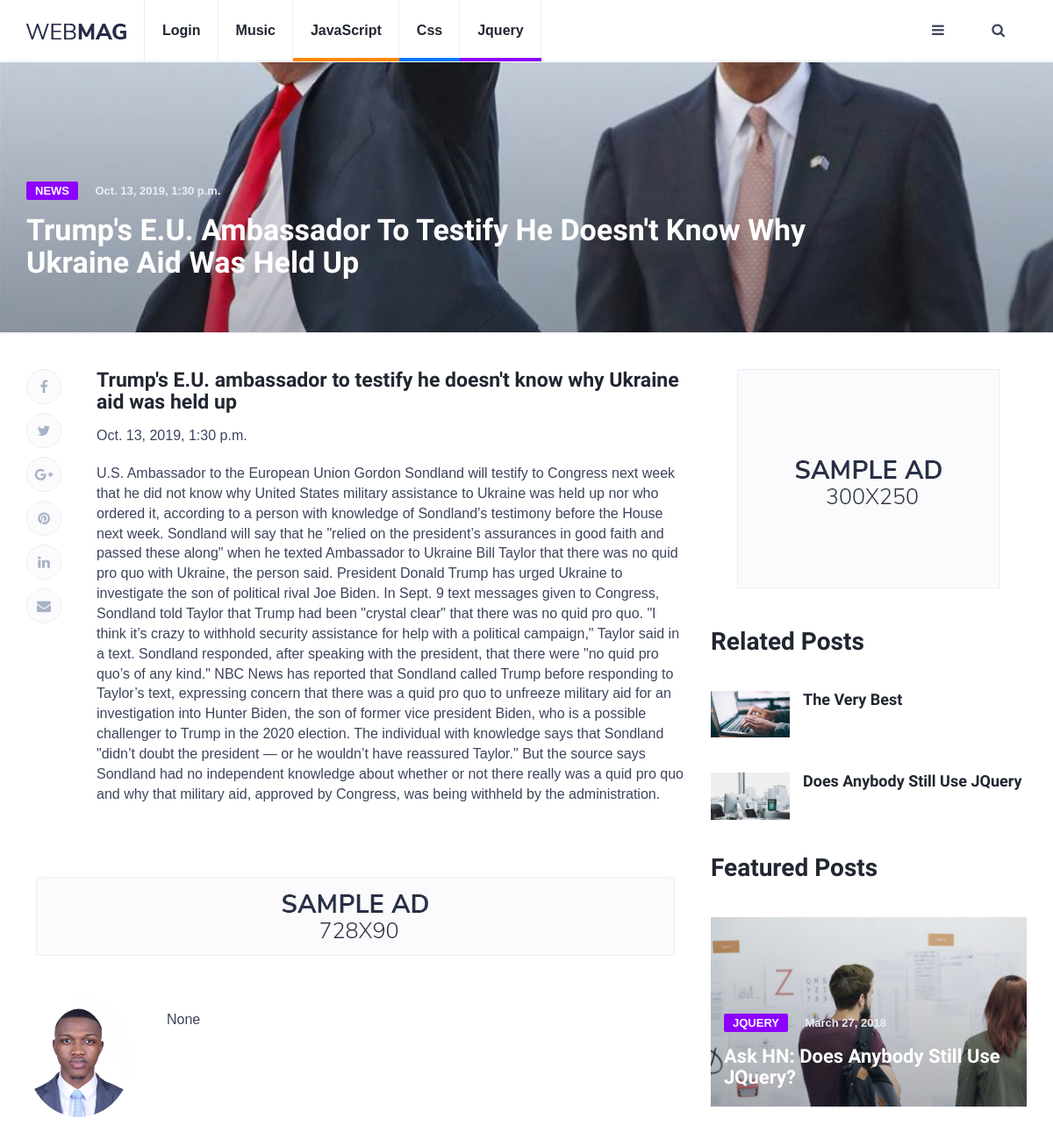
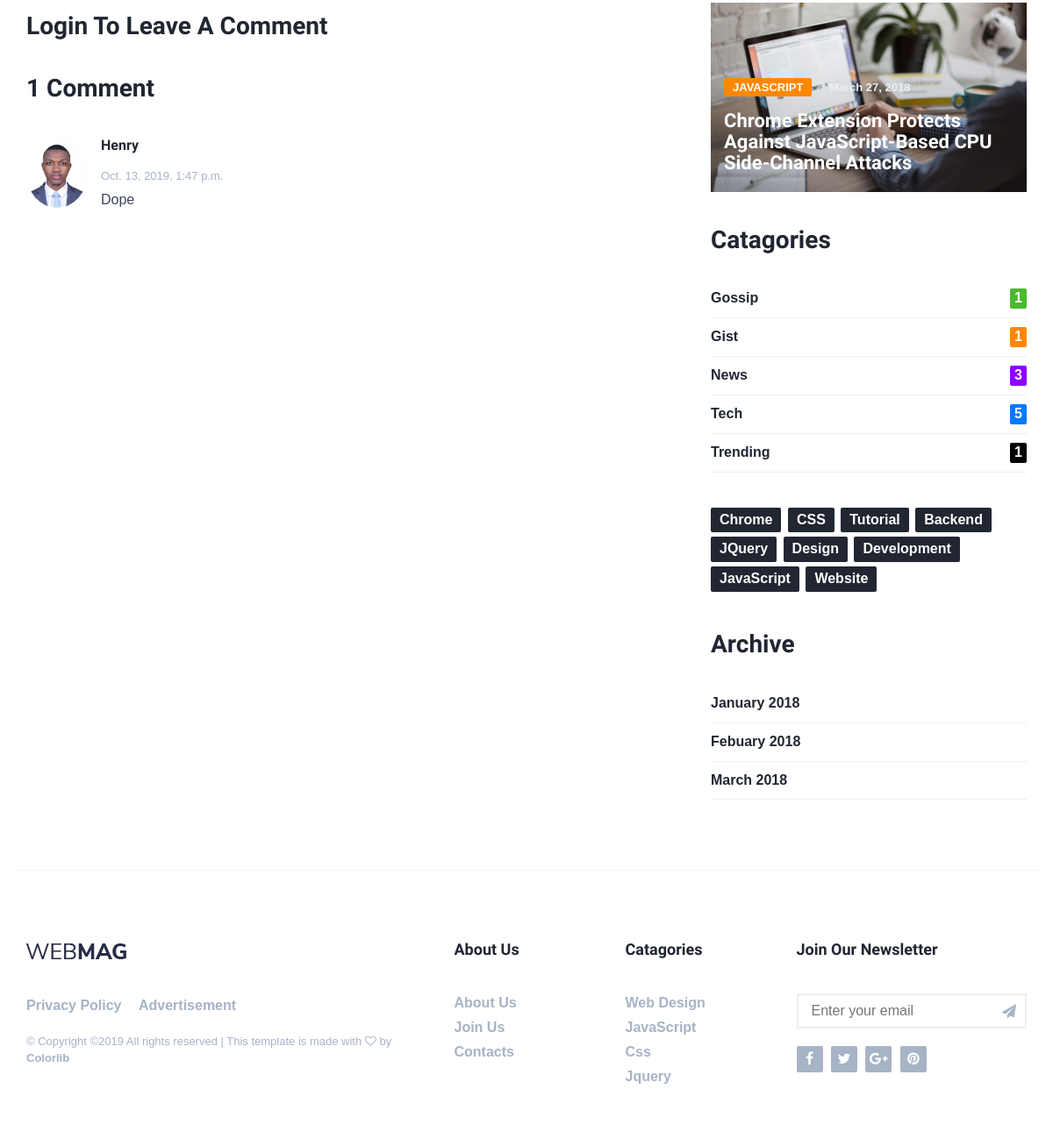
/post/trumps-eu-ambassador-to-testify-he-doesnt-know-why-ukraine-aid-was-held-up/, run on the app's committed database (2 pictures, top to bottom).
### blog/models.py (models this page shows, shortened)
class Post(models.Model):
    title = models.CharField(max_length=100)
    content = models.TextField()
    date_posted = models.DateTimeField(default=timezone.now)
    author = models.ForeignKey(User, on_delete=models.CASCADE)
    slug = models.SlugField(max_length=200, unique=True, null=True, blank=True)
    image = models.ImageField(upload_to=image_upload, null=True, blank=True, default='default.jpg')
    image_2 = models.ImageField(upload_to=image_upload, null=True, blank=True)
    category = models.ForeignKey(Hashtag, on_delete=models.CASCADE, null=True, blank=True)
    display_comment = models.BooleanField(default=True)

class Hashtag(models.Model):
    name = models.CharField(max_length=50, unique=True)
    slug = models.SlugField(max_length=100, unique=True, null=True, blank=True)
    def __str__(self):
        return self.name

class Comment(models.Model):
    blog = models.ForeignKey(Post, on_delete=models.CASCADE)
    user = models.ForeignKey(User, on_delete=models.CASCADE)
    message = models.TextField(max_length=500)
    usrimg = models.ForeignKey(UserImage, on_delete=models.CASCADE, null=True, blank=True)
    date_posted = models.DateTimeField(default=timezone.now)
    approved = models.BooleanField(default=True)

### users/models.py (models this page shows, shortened)
class UserImage(models.Model):
    author = models.OneToOneField(User, on_delete=models.CASCADE, null=True, default=True)
    myimage = models.ImageField(default='default.jpg', upload_to='profile_pics')

class Profile(models.Model):
    user = models.OneToOneField(User, on_delete=models.CASCADE)
    bio = models.TextField(max_length=500, null=True, blank=True)
    twitter = models.URLField(null=True, blank=True)
    instagram = models.URLField(null=True, blank=True)
    facebook = models.URLField(null=True, blank=True)

### blog/views.py (the view)
# urls.py: path('<slug>/', views.post_detail, name='post-detail'),
def post_detail(request, slug):
    objects = Post.objects.get(slug=slug)  # Get a specific post based on slug field
    posts = Post.objects.all().order_by('-date_posted') # All Posts
    side_posts = posts[:3] # Posts limited to 3
    com = Comment.objects.filter(blog=objects) # Get comments based on a specific post
    com_count = com.all() # All Comments for the specific Post.. If I was going to
    replycom = CommentReply.objects.filter(blog=objects) # comment reply related to a specific Post
    reply_count = replycom.all()
    form1 = CommentForm
    form2 = CommentReplyForm
    category = Hashtag.objects.all()
    com_count2 = com_count.count() # This is only here to show my students how we could do it differently
    related_posts = objects.category.post_set.all().order_by('-date_posted')[:5]
    search_list = ["fuck", "shit", "fucked", "fucking",
                   "mother fucker", "fuckyou", "fuckoff", "fuck-you", "fuck-u", "fuck-off",
                    "fucked", "shit", "asshole", "ass hole", "nigga",
                   "niggro", "ass", "ass-hole", "mother-fucker", "mother -fucker", "-fucker", "--fucker"
                   "---fucker", "-niggaz", "niggas", "niggaz", "bitch", "--bitch", "bitchass",
                   ] # List of words that should not be used whe n making a comment.
    for mess in com_count: # Checks for foul words in comments and deletes any comment found wanting..
        if any(c in mess.message.casefold() for c in search_list):
            mess.delete()
            messages.success(request, f'Your comment was deleted because it contained fowl words or language..')
    for mess in reply_count: # Checks for foul words in comments reply and deletes any comment found wanting..
        if any(c in mess.message.casefold() for c in search_list):
            mess.delete()
            messages.success(request, f'Your comment reply was deleted because it contained fowl words or language..')
    context = {
        'objects': objects,
        'side_posts': side_posts,
        'com': com,
        'replycom': replycom,
        'form1': form1,
        'form2': form2,
        'com_count2': com_count2, # This is only here to show my students how we could do it differently
        'url': "post-detail", # This is to differentiate between messages on post detail page from other pages in the base.html
        'category': category,
        'related_posts': related_posts,
        'reply_count': reply_count
    }
    if request.method == 'POST':
        if request.POST.get('whichcomment'):
            data3 = CommentReplyForm(request.POST) # Assigned CommentReplyForm to data3
            if data3.is_valid(): # if form is valid
                whichcomment = int(request.POST.get('whichcomment'))
                message = data3.cleaned_data['message']
                don = data3.save(commit=False)
                don.blog = objects
                don.user = User.objects.get(username=request.user.username)
                don.message = message
                don.whichcomment = Comment.objects.get(id=whichcomment)
                don.usrimg = UserImage.objects.get(author=don.user)
                don.save()
                return HttpResponseRedirect(reverse('post-detail', args=(), kwargs={'slug': slug}))
        else:
            data2 = CommentForm(request.POST)
            if data2.is_valid():
                blog = objects
                message = data2.cleaned_data['message']
                don = data2.save(commit=False)
                don.blog = objects
                don.user = User.objects.get(username=request.user.username)
                don.message = message
                don.usrimg = UserImage.objects.get(author=don.user)
                don.save()
                '''Comment.objects.create(
                    blog=data1,
                    user= User.objects.get(username=request.user.username),
                    message=message,
                    usrimg=UserImage.objects.get(author=user)

                ).save()'''
                return HttpResponseRedirect(reverse('post-detail', args=(), kwargs={'slug': slug}))
    else:
        return render(request, 'blog/post_detail.html', context)

### blog/templates/blog/post_detail.html (shortened to what this page needs)
{% extends "blog/base.html" %}
{% load static %}
{% block content %}
{% load widget_tweaks %}
			<div id="post-header" class="page-header">
				<div class="background-img" style="background-image: url({{ objects.image.url }});"></div>
				<div class="container">
					<div class="row">
						<div class="col-md-10">
							<div class="post-meta">
								<a class="post-category cat-{{ objects.category.id }}" href="{% url 'category-list' objects.category.slug %}">{{ objects.category }}</a>
								<span class="post-date">{{ objects.date_posted }}</span>
							</div>
							<h1>{{ objects.title }}</h1>
						</div>
					</div>
				</div>
			</div>
		</header>
		<div class="section">
			<div class="container">
				<div class="row">
					<div class="col-md-8">
						<div class="section-row sticky-container">
							<div class="main-post">
								<h3>{{ objects.title }}</h3>
                                <p>{{ objects.date_posted }}</p>
								<p>{{ objects.content }}</p>
                            <br>
							</div>
							<div class="post-shares sticky-shares">
								<a href="#" class="share-facebook"><i class="fa fa-facebook"></i></a>
								<a href="#" class="share-twitter"><i class="fa fa-twitter"></i></a>
								<a href="#" class="share-google-plus"><i class="fa fa-google-plus"></i></a>
								<a href="#" class="share-pinterest"><i class="fa fa-pinterest"></i></a>
								<a href="#" class="share-linkedin"><i class="fa fa-linkedin"></i></a>
								<a href="#"><i class="fa fa-envelope"></i></a>
							</div>
						</div>
						<div class="section-row text-center">
							<a href="#" style="display: inline-block;margin: auto;">
								<img class="img-responsive" src="{% static 'blog/./img/ad-2.jpg' %}" alt="">
							</a>
						</div>
						<div class="section-row">
							<div class="post-author">
								<div class="media">
									<div class="media-left">
										<img class="media-object" src="{{ objects.author.userimage.myimage.url }}" alt="">
									</div>
									<div class="media-body">
										<p>{{ objects.author.profile.bio }}</p>
									</div>
								</div>
							</div>
						</div>
                {% if objects.display_comment %}
                    {% if user.is_authenticated %}
						<div class="section-row">
							<div class="section-title">
								<h2>Leave a comment {{ user.username }}..</h2>
							</div>
					<form method="POST">
{% csrf_token %}
{% for field in form1.visible_fields %}
    <div class="form-group">
      {{ field.label_tag }}
      {% render_field field class="form-control" %}
    </div>
{% endfor %}
<button type="submit" class="btn btn-warning">Add Comment</button>
</form>
						</div>
                        {% else %}
                        	<div class="section-title">
                             <h2><a href="{% url 'login' %}">Login</a> to leave a comment</h2>
							</div>
						{% endif %}
                    {% include 'blog/partial_comment_list.html' %}
                                        {% else %}
                    <div class="section-title">
                     <h3>Comments have been disabled for this post..</h3>
                    </div>
        {% endif %}
					</div>
					<div class="col-md-4">
						<div class="aside-widget text-center">
							<a href="#" style="display: inline-block;margin: auto;">
								<img class="img-responsive" src="{% static 'blog/img/ad-1.jpg' %}" alt="">
							</a>
						</div>
						<div class="aside-widget">
							<div class="section-title">
								<h2>Related Posts</h2>
							</div>
                                    {% for post in related_posts %}
                                        {% if post.title != objects.title %}
							<div class="post post-widget">
								<a class="post-img" href="{% url 'post-detail' post.slug %}"><img src="{{ post.image.url }}" alt=""></a>
								<div class="post-body">
									<h3 class="post-title"><a href="{% url 'post-detail' post.slug %}">{{ post.title }}</a></h3>
								</div>
							</div>{% endif %}{% endfor %}
							</div>
						<div class="aside-widget">
							<div class="section-title">
								<h2>Featured Posts</h2>
							</div>
							<div class="post post-thumb">
								<a class="post-img" href="blog-post.html"><img src="{% static 'blog/img/post-2.jpg' %}" alt=""></a>
								<div class="post-body">
									<div class="post-meta">
										<a class="post-category cat-3" href="#">Jquery</a>
										<span class="post-date">March 27, 2018</span>
									</div>
									<h3 class="post-title"><a href="blog-post.html">Ask HN: Does Anybody Still Use JQuery?</a></h3>
								</div>
							</div>
							<div class="post post-thumb">
								<a class="post-img" href="blog-post.html"><img src="{% static 'blog/img/post-1.jpg' %}" alt=""></a>
								<div class="post-body">
									<div class="post-meta">
										<a class="post-category cat-2" href="#">JavaScript</a>
										<span class="post-date">March 27, 2018</span>
									</div>
									<h3 class="post-title"><a href="blog-post.html">Chrome Extension Protects Against JavaScript-Based CPU Side-Channel Attacks</a></h3>
								</div>
							</div>
						</div>
						<div class="aside-widget">
							<div class="section-title">
								<h2>Catagories</h2>
							</div>
							<div class="category-widget">
								<ul>
                                    {% for opt in category %}
									<li><a href="{% url 'category-list' opt.slug %}" class="cat-{{ opt.id }}">{{ opt.name }}<span>{{ opt.post_set.count}}</span></a></li>
                                    {% endfor %}
								</ul>
							</div>
						</div>
						<div class="aside-widget">
							<div class="tags-widget">
								<ul>
									<li><a href="#">Chrome</a></li>
									<li><a href="#">CSS</a></li>
									<li><a href="#">Tutorial</a></li>
									<li><a href="#">Backend</a></li>
									<li><a href="#">JQuery</a></li>
									<li><a href="#">Design</a></li>
									<li><a href="#">Development</a></li>
									<li><a href="#">JavaScript</a></li>
									<li><a href="#">Website</a></li>
								</ul>
							</div>
						</div>
						<div class="aside-widget">
							<div class="section-title">
								<h2>Archive</h2>
							</div>
							<div class="archive-widget">
								<ul>
									<li><a href="#">January 2018</a></li>
									<li><a href="#">Febuary 2018</a></li>
									<li><a href="#">March 2018</a></li>
								</ul>
							</div>
						</div>
					</div>
				</div>
			</div>
        </div>
{% endblock content %}

### blog/templates/blog/partial_comment_list.html (shortened to what this page needs)
						<div class="section-row">
							<div class="section-title">
								{% if objects.comment_set.all.count > 1 %}<h2> {{ objects.comment_set.all.count }} Comments</h2> {% elif objects.comment_set.all.count == 1 %} <h2> {{ objects.comment_set.all.count }} Comment</h2> {% else %} <h2> Be the first to comment.. </h2> {% endif %}
							</div>
							<div class="post-comments">
								{% for comment in com %}
                                {% if comment.approved %}
								<div class="media">
									<div class="media-left">
										<img class="media-object" src="{{ comment.usrimg.myimage.url }}" alt="">
									</div>
									<div class="media-body">
										<div class="media-heading">
											<h4>{{ comment.user }}</h4>
                                            <span class="time">{{ comment.date_posted }}</span>
										</div>
                                        <p>{{ comment.message }}</p>
                                </div>
                            </div>{% endif %}{% endfor %}
                        </div>
                    </div>

### blog/templates/blog/partial_comment_list.html (style rules this page uses)
body { font-family: Arial, Helvetica, sans-serif; }
* { box-sizing: border-box; }

### data on the page
Post: image (picture), category "NEWS", date_posted "Oct. 13, 2019, 1:30 p.m.", title "Trump's E.U. Ambassador To Testify He Doesn't Know Why Ukraine Aid Was Held Up", title "Trump's E.U. ambassador to testify he doesn't know why Ukraine aid was held up", content "U.S. Ambassador to the European Union Gordon Sondland will testify to Congress next week that he did not know why United States military assistance to Ukraine was held up nor who ordered it, according to a person with knowledge of Sondland’s testimony before the House next week. Sondland will say that he \"relied on the president’s assurances in good faith and passed these along\" when he texted Ambassador to Ukraine Bill Taylor that there was no quid pro quo with Ukraine, the person said. President Donald Trump has urged Ukraine to investigate the son of political rival Joe Biden. In Sept. 9 text messages given to Congress, Sondland told Taylor that Trump had been \"crystal clear\" that there…", author.userimage.myimage (picture), author.profile.bio "None", comment_set.all.count "1"
Comment: usrimg.myimage (picture), user "Henry", date_posted "Oct. 13, 2019, 1:47 p.m.", message "Dope"
Post: image (picture), title "The Very Best"
Post: image (picture), title "Does Anybody Still Use JQuery"
Hashtag: name "Gossip", post_set.count "1"
Hashtag: name "Gist", post_set.count "1"
Hashtag: name "News", post_set.count "3"
Hashtag: name "Tech", post_set.count "5"
Hashtag: name "Trending", post_set.count "1"
